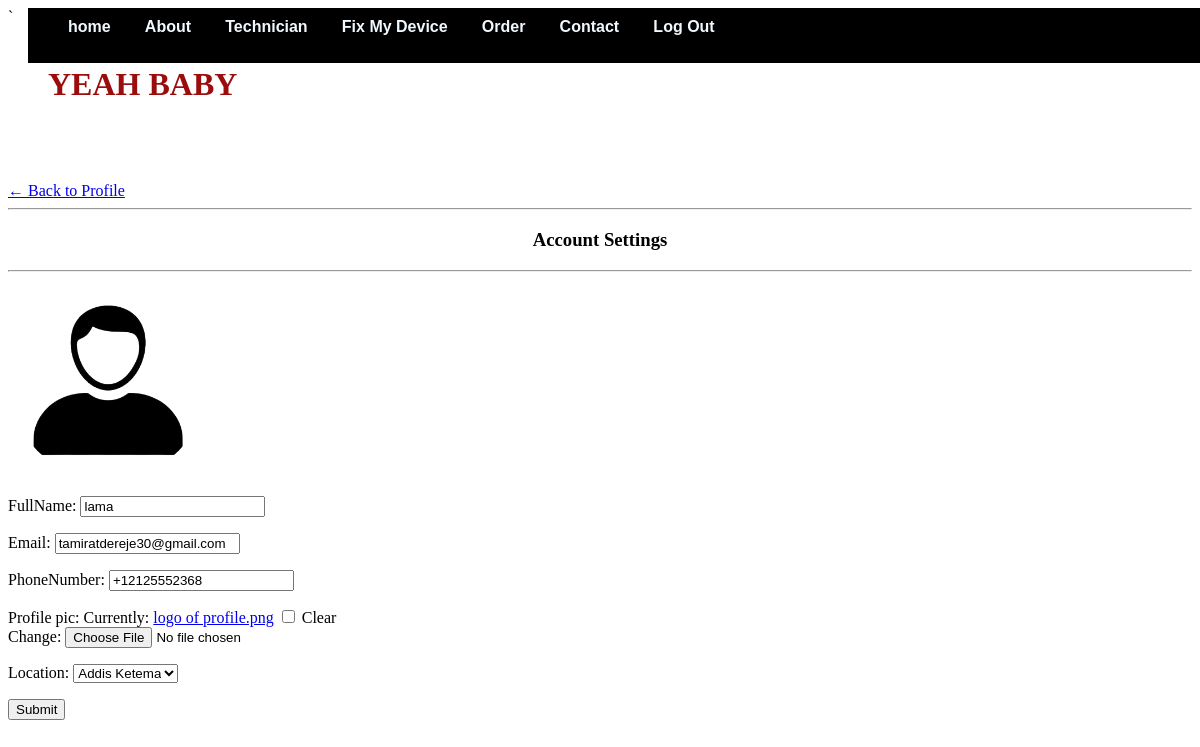
Before: /users/customer_account_setting/ (signed in) with the older database file.
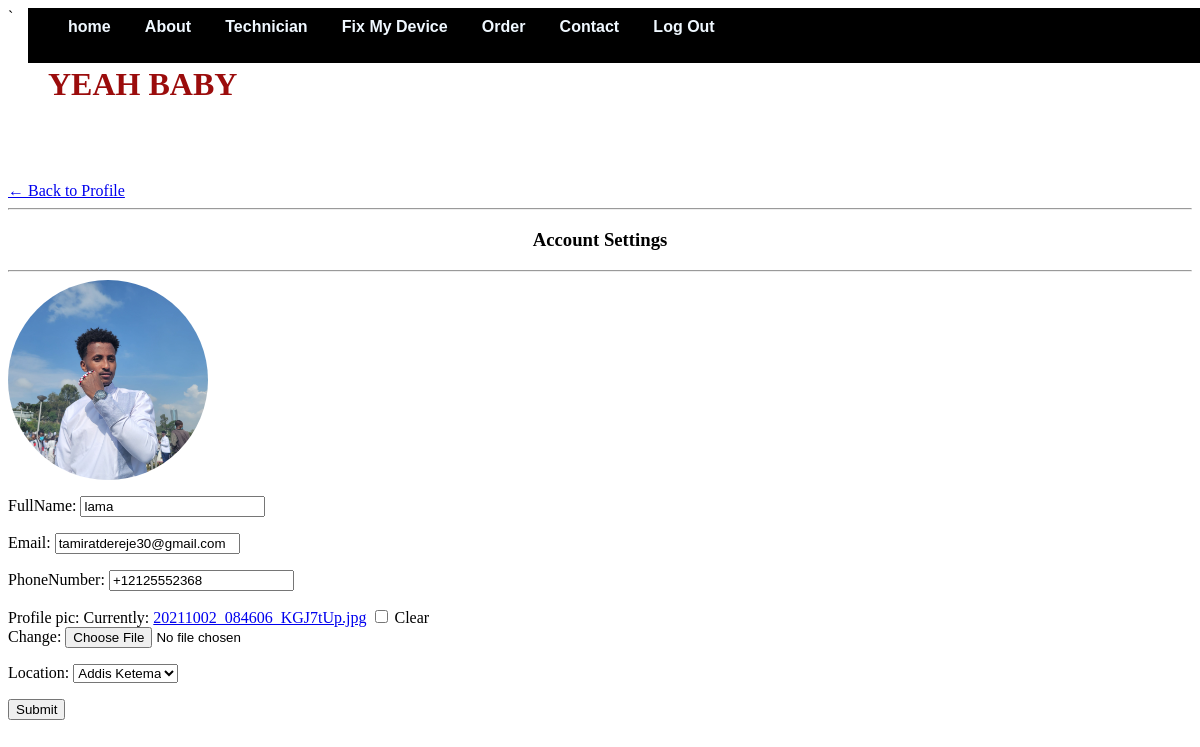
After: the same page with the newer database file.
### users/models.py (models this page shows, shortened)
class User(AbstractUser):
    is_customer = models.BooleanField(default=False)
    is_technician = models.BooleanField(default=False)

class Customer(models.Model):
    user = models.OneToOneField(User, on_delete=models.CASCADE, primary_key=True)
    FullName = models.CharField(max_length=200, null=True)
    email = models.CharField(max_length=200, null=True)
    phoneNumber = PhoneNumberField(blank=True)
    profile_pic = models.ImageField(default="logo of profile.png", null=True, blank=True)
    location = models.ForeignKey(Location,on_delete=CASCADE,null=False,default=1)

### users/views.py (the view)
# urls.py: path('customer_account_setting/', CustomerAccountSetting, name="customer_account_setting"),
def CustomerAccountSetting(request):
	customer = request.user.customer
	form = CustomerAccountForm(instance=customer)
	if request.method == 'POST':
		form = CustomerAccountForm(request.POST, request.FILES,instance=customer)
		if form.is_valid():
			form.save()
	context = {'form':form}
	return render(request, 'customer_account_setting.html', context)

### users/forms.py
class CustomerAccountForm(ModelForm):
	class Meta:
		model = Customer
		fields = '__all__'
		exclude = ['user']

### users/models.py (called while the page is built)
    def __str__(self):
        return self.locationName

### templates/customer_account_setting.html (shortened to what this page needs)
{%  extends 'base.html' %}
{% load static %}
{% block content %}
<br>
<div class="row">
	<div class="col-md-3">
		<div class="card card-body">
			<a class="btn btn-warning" href="{% url 'home' %}"> &#8592; Back to Profile</a>
			<hr>
			<h3 style="text-align: center">Account Settings</h3>
			<hr>
			<img class="profile-pic" src="{{request.user.customer.profile_pic.url}}" >
		</div>
	</div>
	<div class="col-md-9">
		<div class="card card-body">
			<form method="POST" action="" enctype="multipart/form-data">
				{{form.as_p}}
			<input class="btn btn-primary" type="submit" name="Update Information">
			</form>
		</div>
	</div>
</div>
{% endblock %}

Changed rows visible on the page:
changed User: user.customer.profile_pic: a different picture
Other visible differences:
text no longer shown: "FullName: Email: PhoneNumber: Profile pic: Currently: logo of profile.png Clear Change: Location:"
text now shown: "FullName: Email: PhoneNumber: Profile pic: Currently: 20211002_084606_KGJ7tUp.jpg Clear Change: Location:"
